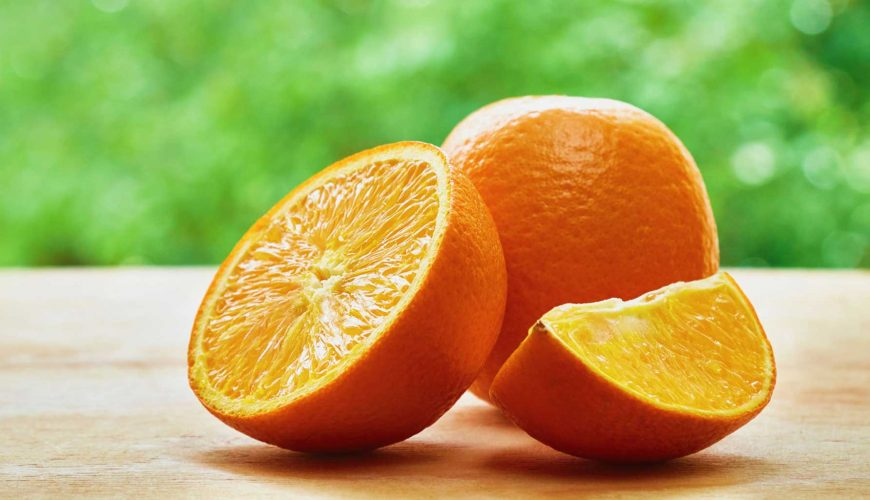
#> input picture Imagens/img.jpg, 870 x 500 px
$ python grabcut.py
#> lines starting #> are read from the running program, lines starting #| are printed output that depends on the picture
import numpy as np
import cv2

cv2.namedWindow('image', cv2.WINDOW_NORMAL)

imgo = cv2.imread('../Imagens/img.jpg')
#> imgo is the input picture: shape (500, 870, 3); mean B, G, R 88.9, 164.9, 170.8
height, width = imgo.shape[:2]
#> height = 500; width = 870

mask = np.zeros(imgo.shape[:2], np.uint8)

bgdModel = np.zeros((1, 65), np.float64)
fgdModel = np.zeros((1, 65), np.float64)

rect = (10, 10, width-30, height-30)
#> rect = (10, 10, 840, 470)
cv2.grabCut(imgo, mask, rect, bgdModel, fgdModel, 10, cv2.GC_INIT_WITH_RECT)
mask = np.where((mask == 2) | (mask == 0), 0, 1).astype('uint8')
img1 = imgo*mask[:, :, np.newaxis]
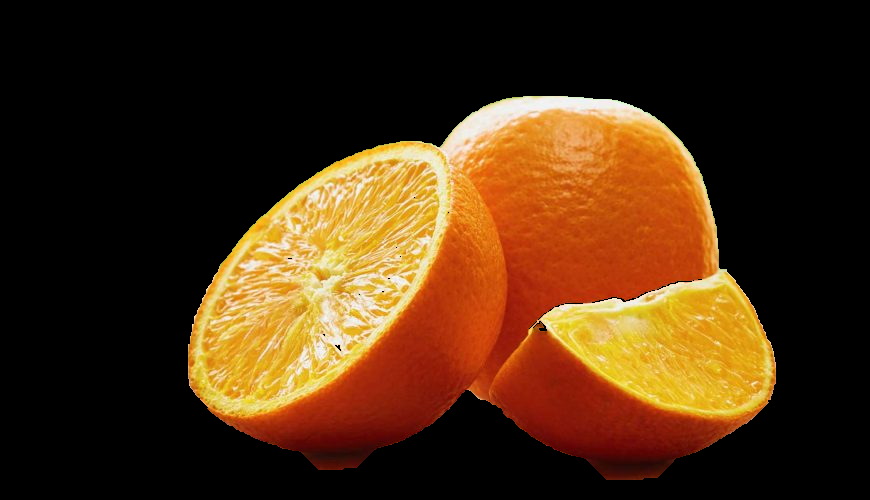
#> img1: shape (500, 870, 3); mean B, G, R 18.4, 45.8, 74.8

background = imgo-img1
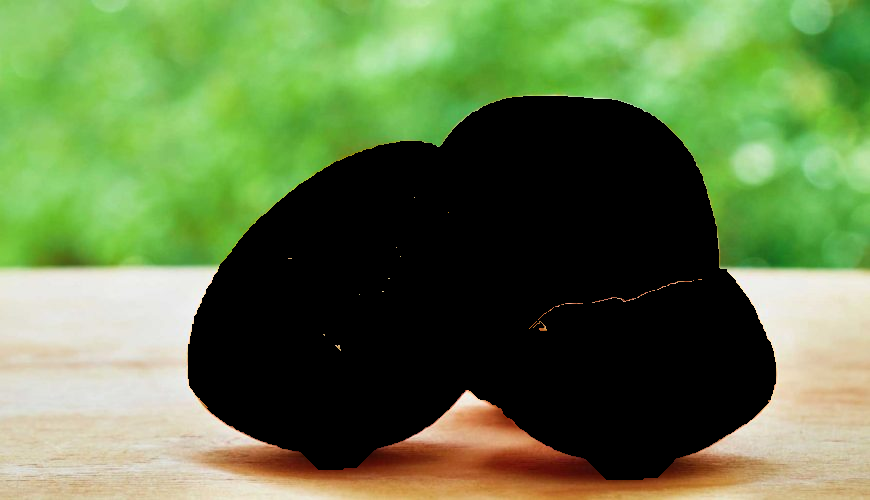
#> background: shape (500, 870, 3); mean B, G, R 70.5, 119.2, 96.1

background[np.where((background > [0, 0, 0]).all(axis=2))] = [255, 255, 255]
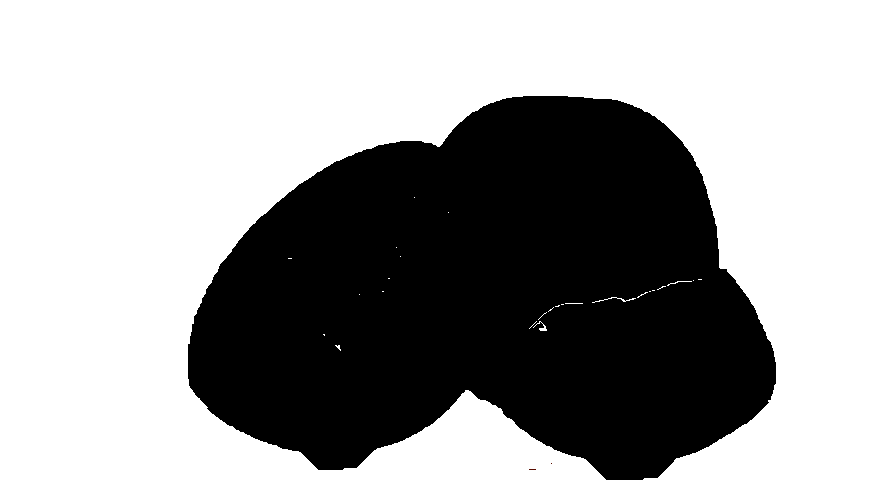
#> background: shape (500, 870, 3); mean B, G, R 161, 161, 161

final = background + img1
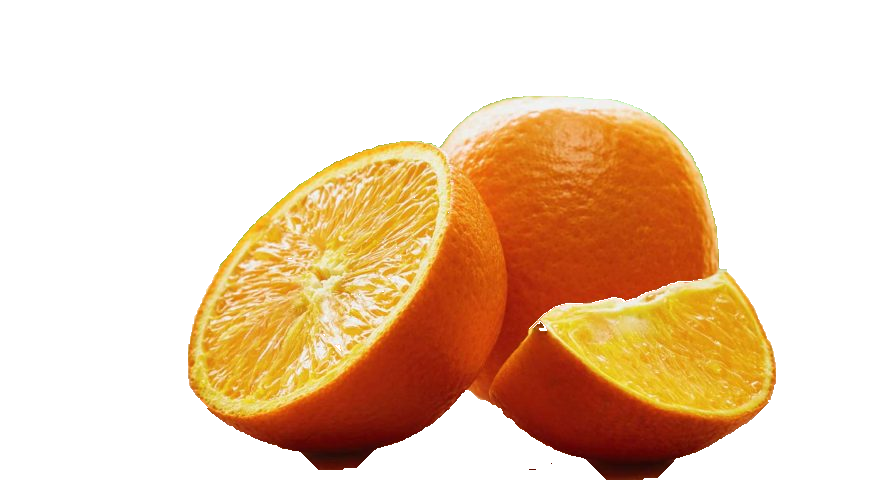
#> final: shape (500, 870, 3); mean B, G, R 179.3, 206.8, 235.8

cv2.imshow('image', final)

k = cv2.waitKey(0)
#> (key Esc is pressed here)

if k == 27:
    cv2.destroyAllWindows()
